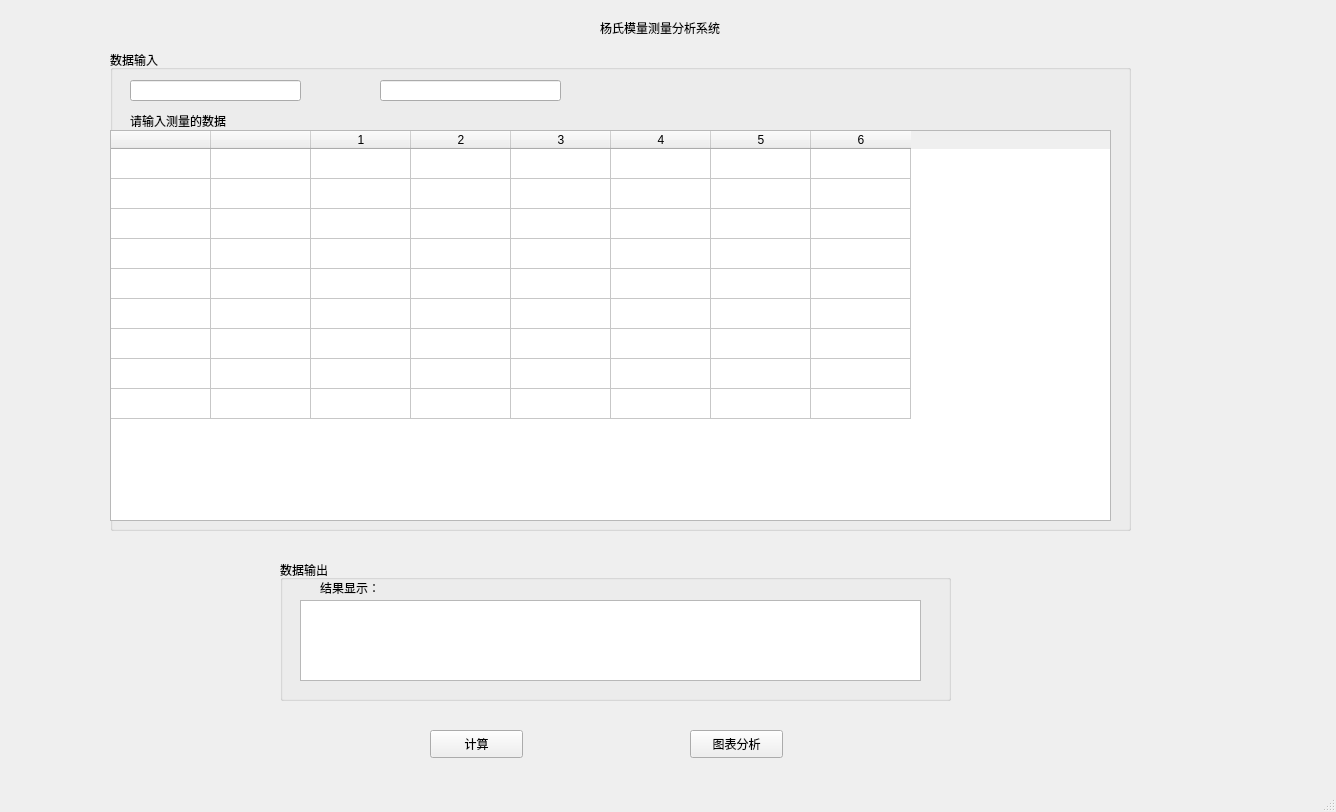
<?xml version="1.0" encoding="UTF-8"?>
<ui version="4.0">
 <class>paper</class>
 <widget class="QMainWindow" name="paper">
  <property name="geometry">
   <rect>
    <x>0</x>
    <y>0</y>
    <width>1336</width>
    <height>812</height>
   </rect>
  </property>
  <property name="windowTitle">
   <string>杨氏模量测量</string>
  </property>
  <widget class="QWidget" name="centralwidget">
   <widget class="QPushButton" name="pushButton">
    <property name="geometry">
     <rect>
      <x>430</x>
      <y>730</y>
      <width>93</width>
      <height>28</height>
     </rect>
    </property>
    <property name="text">
     <string>计算</string>
    </property>
   </widget>
   <widget class="QPushButton" name="pushButton_2">
    <property name="geometry">
     <rect>
      <x>690</x>
      <y>730</y>
      <width>93</width>
      <height>28</height>
     </rect>
    </property>
    <property name="text">
     <string>图表分析</string>
    </property>
   </widget>
   <widget class="QGroupBox" name="groupBox">
    <property name="geometry">
     <rect>
      <x>110</x>
      <y>50</y>
      <width>1021</width>
      <height>481</height>
     </rect>
    </property>
    <property name="mouseTracking">
     <bool>false</bool>
    </property>
    <property name="tabletTracking">
     <bool>false</bool>
    </property>
    <property name="contextMenuPolicy">
     <enum>Qt::DefaultContextMenu</enum>
    </property>
    <property name="toolTip">
     <string/>
    </property>
    <property name="accessibleDescription">
     <string/>
    </property>
    <property name="title">
     <string>数据输入</string>
    </property>
    <widget class="QLabel" name="label">
     <property name="geometry">
      <rect>
       <x>20</x>
       <y>60</y>
       <width>121</width>
       <height>21</height>
      </rect>
     </property>
     <property name="text">
      <string>请输入测量的数据</string>
     </property>
    </widget>
    <widget class="QLineEdit" name="lineEdit">
     <property name="geometry">
      <rect>
       <x>20</x>
       <y>30</y>
       <width>171</width>
       <height>21</height>
      </rect>
     </property>
    </widget>
    <widget class="QLineEdit" name="lineEdit_2">
     <property name="geometry">
      <rect>
       <x>270</x>
       <y>30</y>
       <width>181</width>
       <height>21</height>
      </rect>
     </property>
    </widget>
    <widget class="QTableWidget" name="tableWidget">
     <property name="geometry">
      <rect>
       <x>0</x>
       <y>80</y>
       <width>1001</width>
       <height>391</height>
      </rect>
     </property>
     <property name="mouseTracking">
      <bool>true</bool>
     </property>
     <property name="tabletTracking">
      <bool>false</bool>
     </property>
     <property name="autoScroll">
      <bool>true</bool>
     </property>
     <property name="autoScrollMargin">
      <number>20</number>
     </property>
     <property name="tabKeyNavigation">
      <bool>true</bool>
     </property>
     <property name="showDropIndicator" stdset="0">
      <bool>true</bool>
     </property>
     <property name="dragEnabled">
      <bool>false</bool>
     </property>
     <property name="dragDropOverwriteMode">
      <bool>true</bool>
     </property>
     <property name="showGrid">
      <bool>true</bool>
     </property>
     <property name="gridStyle">
      <enum>Qt::SolidLine</enum>
     </property>
     <property name="sortingEnabled">
      <bool>false</bool>
     </property>
     <property name="wordWrap">
      <bool>true</bool>
     </property>
     <property name="cornerButtonEnabled">
      <bool>true</bool>
     </property>
     <property name="rowCount">
      <number>9</number>
     </property>
     <property name="columnCount">
      <number>8</number>
     </property>
     <attribute name="horizontalHeaderVisible">
      <bool>true</bool>
     </attribute>
     <attribute name="horizontalHeaderCascadingSectionResizes">
      <bool>false</bool>
     </attribute>
     <attribute name="horizontalHeaderHighlightSections">
      <bool>false</bool>
     </attribute>
     <attribute name="horizontalHeaderShowSortIndicator" stdset="0">
      <bool>false</bool>
     </attribute>
     <attribute name="horizontalHeaderStretchLastSection">
      <bool>false</bool>
     </attribute>
     <attribute name="verticalHeaderVisible">
      <bool>false</bool>
     </attribute>
     <attribute name="verticalHeaderCascadingSectionResizes">
      <bool>false</bool>
     </attribute>
     <attribute name="verticalHeaderHighlightSections">
      <bool>true</bool>
     </attribute>
     <row>
      <property name="text">
       <string>望远镜标尺读数你(cm)</string>
      </property>
     </row>
     <row>
      <property name="text">
       <string>新建行</string>
      </property>
     </row>
     <row>
      <property name="text">
       <string>新建行</string>
      </property>
     </row>
     <row>
      <property name="text">
       <string>新建行</string>
      </property>
     </row>
     <row>
      <property name="text">
       <string>金属丝直径d_ (mm)</string>
      </property>
     </row>
     <row>
      <property name="text">
       <string>平面镜与标尺的距离D(cm)</string>
      </property>
     </row>
     <row>
      <property name="text">
       <string>光杠杆臂长L(cm)</string>
      </property>
     </row>
     <row>
      <property name="text">
       <string>钢丝长</string>
      </property>
     </row>
     <row>
      <property name="text">
       <string>新建行</string>
      </property>
     </row>
     <column>
      <property name="text">
       <string/>
      </property>
     </column>
     <column>
      <property name="text">
       <string/>
      </property>
     </column>
     <column>
      <property name="text">
       <string>1</string>
      </property>
     </column>
     <column>
      <property name="text">
       <string>2</string>
      </property>
     </column>
     <column>
      <property name="text">
       <string>3</string>
      </property>
     </column>
     <column>
      <property name="text">
       <string>4</string>
      </property>
     </column>
     <column>
      <property name="text">
       <string>5</string>
      </property>
     </column>
     <column>
      <property name="text">
       <string>6</string>
      </property>
     </column>
     <item row="0" column="0">
      <property name="text">
       <string comment="1"/>
      </property>
     </item>
    </widget>
   </widget>
   <widget class="QGroupBox" name="groupBox_2">
    <property name="geometry">
     <rect>
      <x>280</x>
      <y>560</y>
      <width>671</width>
      <height>141</height>
     </rect>
    </property>
    <property name="title">
     <string>数据输出</string>
    </property>
    <widget class="QLabel" name="label_2">
     <property name="geometry">
      <rect>
       <x>40</x>
       <y>20</y>
       <width>72</width>
       <height>15</height>
      </rect>
     </property>
     <property name="text">
      <string>结果显示：</string>
     </property>
    </widget>
    <widget class="QPlainTextEdit" name="plainTextEdit_2">
     <property name="geometry">
      <rect>
       <x>20</x>
       <y>40</y>
       <width>621</width>
       <height>81</height>
      </rect>
     </property>
     <property name="plainText">
      <string/>
     </property>
    </widget>
   </widget>
   <widget class="QLabel" name="label_3">
    <property name="geometry">
     <rect>
      <x>600</x>
      <y>20</y>
      <width>161</width>
      <height>16</height>
     </rect>
    </property>
    <property name="text">
     <string>杨氏模量测量分析系统</string>
    </property>
   </widget>
  </widget>
  <widget class="QMenuBar" name="menubar">
   <property name="geometry">
    <rect>
     <x>0</x>
     <y>0</y>
     <width>1336</width>
     <height>26</height>
    </rect>
   </property>
  </widget>
  <widget class="QStatusBar" name="statusbar"/>
 </widget>
 <resources/>
 <connections/>
</ui>
